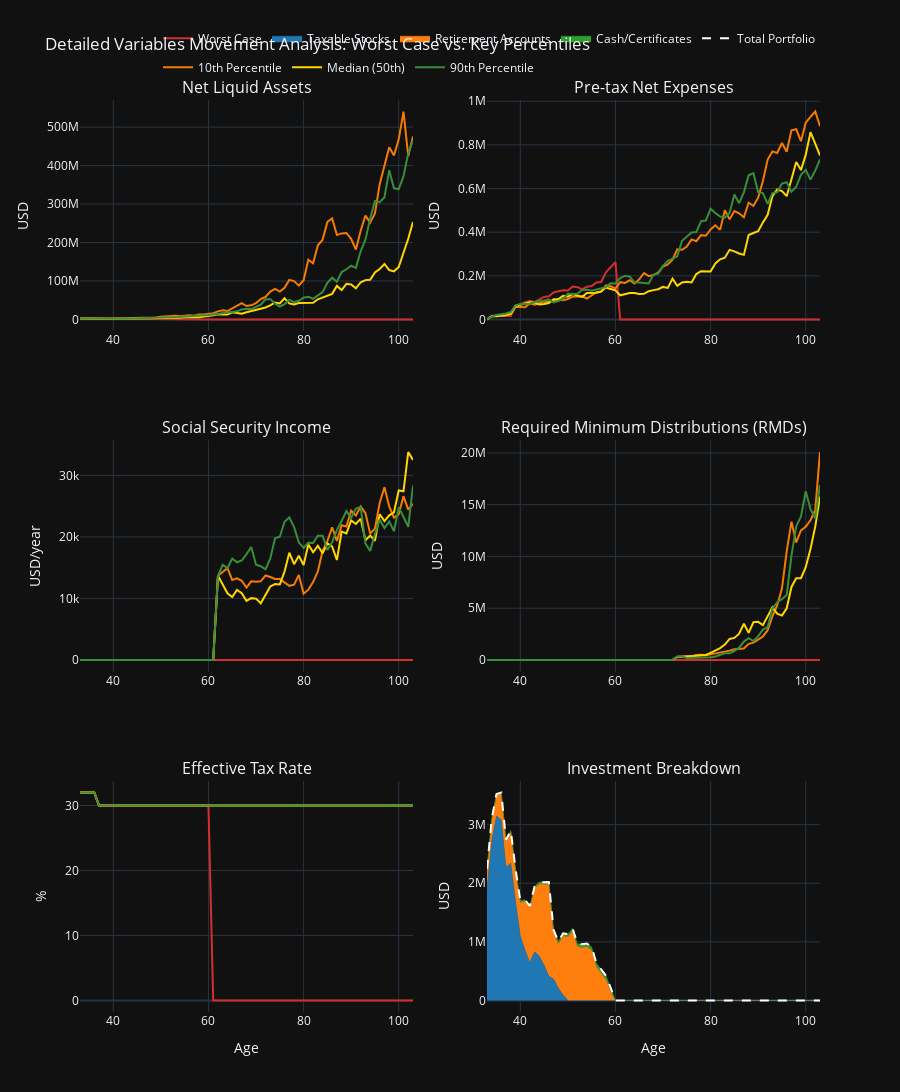

The notebook cell this image was saved under:
### Code cell
# VARIABLES MOVEMENT ANALYSIS - Worst Case & Key Percentiles
 

# Define scenarios to visualize
scenarios = [
    ('Worst Case', worst_case, '#D32F2F'),
    ('10th Percentile', p10_case, '#F57C00'),
    ('Median (50th)', median_case, '#FFD600'),
    ('90th Percentile', p90_case, '#388E3C'),
]

# Create subplots for key variables
fig = make_subplots(
    rows=3, cols=2,
    subplot_titles=(
        'Net Liquid Assets',
        'Pre-tax Net Expenses', 
        'Social Security Income',
        'Required Minimum Distributions (RMDs)',
        'Effective Tax Rate',
        'Investment Breakdown'
    ),
    specs=[[{'secondary_y': False}, {'secondary_y': False}],
           [{'secondary_y': False}, {'secondary_y': False}],
           [{'secondary_y': False}, {'secondary_y': False}]],
    vertical_spacing=0.12,
    horizontal_spacing=0.1
)

# Plot each scenario
for scenario_name, scenario_data, color in scenarios:
    broke_age, df, sim_id = scenario_data
    
    # 1. Net Liquid Assets
    fig.add_trace(
        go.Scatter(x=df['age'], y=df['Net_liquid_left'], 
                   name=scenario_name, line=dict(color=color, width=2),
                   legendgroup=scenario_name),
        row=1, col=1
    )
    
    # 2. Pre-tax Net Expenses
    fig.add_trace(
        go.Scatter(x=df['age'], y=df['Pre_tax_net_expense'], 
                   name=scenario_name, line=dict(color=color, width=2),
                   legendgroup=scenario_name, showlegend=False),
        row=1, col=2
    )
    
    # 3. Social Security Income
    fig.add_trace(
        go.Scatter(x=df['age'], y=df['social_sec_income'], 
                   name=scenario_name, line=dict(color=color, width=2),
                   legendgroup=scenario_name, showlegend=False),
        row=2, col=1
    )
    
    # 4. RMDs
    fig.add_trace(
        go.Scatter(x=df['age'], y=df['rmd'], 
                   name=scenario_name, line=dict(color=color, width=2),
                   legendgroup=scenario_name, showlegend=False),
        row=2, col=2
    )
    
    # 5. Effective Tax Rate
    fig.add_trace(
        go.Scatter(x=df['age'], y=df['effective_tax_rate'], 
                   name=scenario_name, line=dict(color=color, width=2),
                   legendgroup=scenario_name, showlegend=False),
        row=3, col=1
    )
    
    # 6. Investment Breakdown (stacked area for one scenario - worst case)
    if scenario_name == 'Worst Case':
        # Get investment columns
        inv_cols = [col for col in df.columns if col.endswith('_current_value')]
        if inv_cols:
            for inv_col in inv_cols:
                inv_name = inv_col.replace('_current_value', '')
                fig.add_trace(
                    go.Scatter(x=df['age'], y=df[inv_col], 
                               name=inv_name, 
                               stackgroup='one',
                               mode='lines'),
                    row=3, col=2
                )

# Update axes labels
fig.update_xaxes(title_text="Age", row=3, col=1)
fig.update_xaxes(title_text="Age", row=3, col=2)
fig.update_yaxes(title_text="USD", row=1, col=1)
fig.update_yaxes(title_text="USD", row=1, col=2)
fig.update_yaxes(title_text="USD/year", row=2, col=1)
fig.update_yaxes(title_text="USD", row=2, col=2)
fig.update_yaxes(title_text="%", row=3, col=1)
fig.update_yaxes(title_text="USD", row=3, col=2)

# Update layout
fig.update_layout(
    title_text="Detailed Variables Movement Analysis: Worst Case vs. Key Percentiles",
    height=1200,
    template='plotly_dark',
    hovermode='x unified',
    showlegend=True,
    legend=dict(
        orientation="h",
        yanchor="bottom",
        y=1.02,
        xanchor="right",
        x=1
    )
)

fig.show()

# Print detailed analysis for worst case
print("\\n" + "="*80)
print("WORST CASE SCENARIO ANALYSIS")
print("="*80)
worst_broke_age, worst_df, worst_sim_id = worst_case
print(f"Simulation ID: #{worst_sim_id}")
print(f"Broke at Age: {worst_broke_age:.1f}")
print(f"\\nKey Metrics at Retirement (Age ~{retirement_year - year_of_birth}):")
ret_year_idx = retirement_year - current_year
if ret_year_idx < len(worst_df):
    ret_data = worst_df.iloc[ret_year_idx]
    print(f"  Net Liquid Assets: ${ret_data['Net_liquid_left']:,.0f}")
    print(f"  Annual Expenses (pre-tax): ${ret_data['Pre_tax_net_expense']:,.0f}")
    
print(f"\\nKey Metrics at Broke Age ({worst_broke_age:.0f}):")
if len(worst_df) > 0:
    final_data = worst_df.iloc[-1]
    print(f"  Final Net Liquid: ${final_data['Net_liquid_left']:,.0f}")
    print(f"  Social Security Income: ${final_data['social_sec_income']:,.0f}/year")
    print(f"  Effective Tax Rate: {final_data['effective_tax_rate']:.1f}%")
    
print("="*80)
